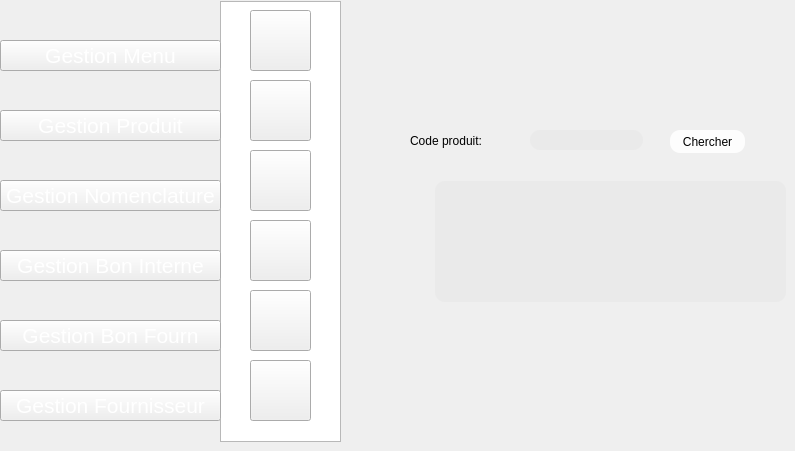
    <widget class="QWidget" name="page_16">
     <widget class="QPushButton" name="pushButton_104">
      <property name="geometry">
       <rect>
        <x>250</x>
        <y>220</y>
        <width>61</width>
        <height>61</height>
       </rect>
      </property>
      <property name="styleSheet">
       <string notr="true">image: url(:/new/prefix1/img/icon-supp2 (1).png);</string>
      </property>
      <property name="text">
       <string/>
      </property>
     </widget>
     <widget class="QPushButton" name="pushButton_106">
      <property name="geometry">
       <rect>
        <x>250</x>
        <y>80</y>
        <width>61</width>
        <height>61</height>
       </rect>
      </property>
      <property name="styleSheet">
       <string notr="true">image: url(:/new/prefix1/img/icon-modif2 (1).png);</string>
      </property>
      <property name="text">
       <string/>
      </property>
     </widget>
     <widget class="QPushButton" name="pushButton_107">
      <property name="geometry">
       <rect>
        <x>250</x>
        <y>10</y>
        <width>61</width>
        <height>61</height>
       </rect>
      </property>
      <property name="styleSheet">
       <string notr="true">image: url(:/new/prefix1/img/icon-ajout2.png);
background-image: url(:/new/prefix1/img/bg.png);</string>
      </property>
      <property name="text">
       <string/>
      </property>
     </widget>
     <widget class="QListView" name="listView_12">
      <property name="geometry">
       <rect>
        <x>220</x>
        <y>1</y>
        <width>121</width>
        <height>441</height>
       </rect>
      </property>
      <property name="styleSheet">
       <string notr="true">background-image: url(:/new/prefix1/img/selected.png);</string>
      </property>
     </widget>
     <widget class="QPushButton" name="pushButton_108">
      <property name="geometry">
       <rect>
        <x>250</x>
        <y>290</y>
        <width>61</width>
        <height>61</height>
       </rect>
      </property>
      <property name="styleSheet">
       <string notr="true">
image: url(:/new/prefix1/img/aa.png);</string>
      </property>
      <property name="text">
       <string/>
      </property>
     </widget>
     <widget class="QPushButton" name="pushButton_110">
      <property name="geometry">
       <rect>
        <x>250</x>
        <y>150</y>
        <width>61</width>
        <height>61</height>
       </rect>
      </property>
      <property name="styleSheet">
       <string notr="true">image: url(:/new/prefix1/img/icon-afficher2.png);</string>
      </property>
      <property name="text">
       <string/>
      </property>
     </widget>
     <widget class="QPushButton" name="chercherprod">
      <property name="geometry">
       <rect>
        <x>670</x>
        <y>130</y>
        <width>75</width>
        <height>23</height>
       </rect>
      </property>
      <property name="styleSheet">
       <string notr="true">                                         border-radius: 10px;
background-color: rgb(253, 253, 253);
                                        
font: 9pt &quot;MS Reference Sans Serif&quot;;</string>
      </property>
      <property name="text">
       <string>Chercher</string>
      </property>
     </widget>
     <widget class="QLineEdit" name="lineEdit_28">
      <property name="geometry">
       <rect>
        <x>530</x>
        <y>130</y>
        <width>113</width>
        <height>20</height>
       </rect>
      </property>
      <property name="styleSheet">
       <string notr="true">                                         border-radius: 10px;
background-color: rgb(234, 234, 234);
font: 9pt &quot;MS Reference Sans Serif&quot;;
</string>
      </property>
     </widget>
     <widget class="QTableView" name="tableView_11">
      <property name="geometry">
       <rect>
        <x>435</x>
        <y>181</y>
        <width>351</width>
        <height>121</height>
       </rect>
      </property>
      <property name="styleSheet">
       <string notr="true">                                     border-radius: 10px;
font: 9pt &quot;MS Reference Sans Serif&quot;;
background-color: rgb(234, 234, 234);</string>
      </property>
     </widget>
     <widget class="QLabel" name="label_155">
      <property name="geometry">
       <rect>
        <x>410</x>
        <y>130</y>
        <width>101</width>
        <height>21</height>
       </rect>
      </property>
      <property name="styleSheet">
       <string notr="true">                                     border-radius: 10px;
font: 9pt &quot;MS Reference Sans Serif&quot;;
</string>
      </property>
      <property name="text">
       <string>Code produit:</string>
      </property>
     </widget>
     <widget class="QPushButton" name="pushButton_432">
      <property name="geometry">
       <rect>
        <x>0</x>
        <y>390</y>
        <width>221</width>
        <height>31</height>
       </rect>
      </property>
      <property name="font">
       <font>
        <pointsize>16</pointsize>
        <weight>50</weight>
        <bold>false</bold>
       </font>
      </property>
      <property name="styleSheet">
       <string notr="true">color: rgb(255, 255, 255);

</string>
      </property>
      <property name="text">
       <string>Gestion Fournisseur</string>
      </property>
     </widget>
     <widget class="QPushButton" name="pushButton_428">
      <property name="geometry">
       <rect>
        <x>0</x>
        <y>250</y>
        <width>221</width>
        <height>31</height>
       </rect>
      </property>
      <property name="font">
       <font>
        <pointsize>16</pointsize>
        <weight>50</weight>
        <bold>false</bold>
       </font>
      </property>
      <property name="styleSheet">
       <string notr="true">color: rgb(255, 255, 255);

</string>
      </property>
      <property name="text">
       <string>Gestion Bon Interne</string>
      </property>
     </widget>
     <widget class="QPushButton" name="pushButton_431">
      <property name="geometry">
       <rect>
        <x>0</x>
        <y>320</y>
        <width>221</width>
        <height>31</height>
       </rect>
      </property>
      <property name="font">
       <font>
        <pointsize>16</pointsize>
        <weight>50</weight>
        <bold>false</bold>
       </font>
      </property>
      <property name="styleSheet">
       <string notr="true">color: rgb(255, 255, 255);

</string>
      </property>
      <property name="text">
       <string>Gestion Bon Fourn</string>
      </property>
     </widget>
     <widget class="QPushButton" name="pushButton_427">
      <property name="geometry">
       <rect>
        <x>0</x>
        <y>40</y>
        <width>221</width>
        <height>31</height>
       </rect>
      </property>
      <property name="font">
       <font>
        <pointsize>16</pointsize>
        <weight>50</weight>
        <bold>false</bold>
       </font>
      </property>
      <property name="styleSheet">
       <string notr="true">color: rgb(255, 255, 255);

</string>
      </property>
      <property name="text">
       <string>Gestion Menu</string>
      </property>
     </widget>
     <widget class="QPushButton" name="pushButton_430">
      <property name="geometry">
       <rect>
        <x>0</x>
        <y>180</y>
        <width>221</width>
        <height>31</height>
       </rect>
      </property>
      <property name="font">
       <font>
        <pointsize>16</pointsize>
        <weight>50</weight>
        <bold>false</bold>
       </font>
      </property>
      <property name="styleSheet">
       <string notr="true">color: rgb(255, 255, 255);

</string>
      </property>
      <property name="text">
       <string>Gestion Nomenclature</string>
      </property>
     </widget>
     <widget class="QPushButton" name="pushButton_444">
      <property name="geometry">
       <rect>
        <x>0</x>
        <y>110</y>
        <width>221</width>
        <height>31</height>
       </rect>
      </property>
      <property name="font">
       <font>
        <pointsize>16</pointsize>
        <weight>50</weight>
        <bold>false</bold>
       </font>
      </property>
      <property name="styleSheet">
       <string notr="true">color: rgb(255, 255, 255);

</string>
      </property>
      <property name="text">
       <string>Gestion Produit</string>
      </property>
     </widget>
     <widget class="QPushButton" name="pushButton_2">
      <property name="geometry">
       <rect>
        <x>250</x>
        <y>360</y>
        <width>61</width>
        <height>61</height>
       </rect>
      </property>
      <property name="styleSheet">
       <string notr="true">image: url(:/new/prefix1/img/icon-stat.png);</string>
      </property>
      <property name="text">
       <string/>
      </property>
     </widget>
     <zorder>listView_12</zorder>
     <zorder>pushButton_104</zorder>
     <zorder>pushButton_106</zorder>
     <zorder>pushButton_107</zorder>
     <zorder>pushButton_108</zorder>
     <zorder>pushButton_110</zorder>
     <zorder>chercherprod</zorder>
     <zorder>lineEdit_28</zorder>
     <zorder>tableView_11</zorder>
     <zorder>label_155</zorder>
     <zorder>pushButton_432</zorder>
     <zorder>pushButton_428</zorder>
     <zorder>pushButton_431</zorder>
     <zorder>pushButton_427</zorder>
     <zorder>pushButton_430</zorder>
     <zorder>pushButton_444</zorder>
     <zorder>pushButton_2</zorder>
    </widget>
